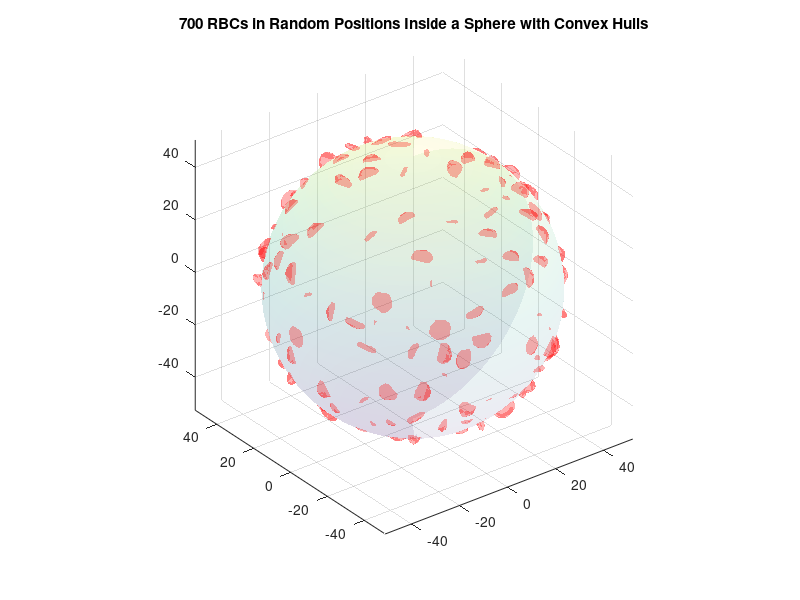

Write the MATLAB code that produced this figure.
% Step 1: Generate the sphere with radius = 50
radius_sphere = 50;
[x_sphere, y_sphere, z_sphere] = sphere(100);  % Higher resolution sphere
x_sphere = x_sphere * radius_sphere;
y_sphere = y_sphere * radius_sphere;
z_sphere = z_sphere * radius_sphere;

% Plot the sphere
figure;
surf(x_sphere, y_sphere, z_sphere, 'FaceAlpha', 0.1, 'EdgeColor', 'none');
axis equal;
hold on;

% Step 2: Define RBC parameters
scaling_factor_RBC = 1;
num_RBCs = 700;  % Increase number of RBCs to test
rbc_diameter = 8 / scaling_factor_RBC;  % Approximate RBC size

% Step 3: Randomly generate positions inside the sphere and allow adjacent placement
rbc_positions = [];
min_distance = rbc_diameter;  % Distance between RBCs (just beside, no intersection)

% Place the first RBC randomly inside the sphere
theta = 2 * pi * rand();
phi = acos(2 * rand() - 1);
r = radius_sphere * rand()^(1/3);  % Cubic root for uniform distribution inside sphere
rbc_center = [r * sin(phi) * cos(theta), r * sin(phi) * sin(theta), r * cos(phi)];
rbc_positions = [rbc_positions; rbc_center];

% Step 4: Place remaining RBCs adjacent to existing ones
for i = 2:num_RBCs
    while true
        % Choose an existing RBC to connect with
        parent_rbc_idx = randi(size(rbc_positions, 1));
        parent_rbc_center = rbc_positions(parent_rbc_idx, :);
        
        % Generate a new point near the selected RBC
        offset_theta = 2 * pi * rand();
        offset_phi = acos(2 * rand() - 1);
        offset_distance = rbc_diameter + rand() * (rbc_diameter / 2);  % Small offset
        new_rbc_center = parent_rbc_center + ...
                         [offset_distance * sin(offset_phi) * cos(offset_theta), ...
                          offset_distance * sin(offset_phi) * sin(offset_theta), ...
                          offset_distance * cos(offset_phi)];
        
        % Ensure the new RBC is still within the sphere
        if norm(new_rbc_center) <= radius_sphere
            % Ensure the new RBC doesn't intersect with any existing RBCs
            distances = sqrt(sum((rbc_positions - new_rbc_center).^2, 2));
            if all(distances > min_distance)
                rbc_positions = [rbc_positions; new_rbc_center];  % Add new RBC position
                break;
            end
        end
    end
end

% Step 5: Calculate RBC volumes using convex hulls
total_rbc_volume = 0;  % Initialize total RBC volume
for i = 1:num_RBCs
    center_point_t = rbc_positions(i, :);
    cell_rotations = rand(1, 3) * pi;
    
    % RBC code as provided (adapt to each position and rotation)
    d = 8 / scaling_factor_RBC;
    br = 1 / scaling_factor_RBC;
    h = 2.12 / scaling_factor_RBC;
    P = -(d^2 / 2) + (h^2 / 2) * ((d^2 / br^2) - 1) - h^2 / 2 * ((d^2 / br^2) - 1) * sqrt(1 - (br^2 / h^2));
    Q = P * (d^2 / br^2) + (br^2 / 4) * (d^4 / br^4 - 1);
    R = -P * (d^2 / 4) - d^4 / 16;
    
    [x_rbc, y_rbc, z_rbc] = meshgrid(-10 + center_point_t(1):0.5:10 + center_point_t(1), ...
                                     -10 + center_point_t(2):0.5:10 + center_point_t(2), ...
                                     -10 + center_point_t(3):0.5:10 + center_point_t(3));
    % Apply rotations
    x_rbc_rot = x_rbc - center_point_t(1);
    y_rbc_rot = y_rbc - center_point_t(2);
    z_rbc_rot = z_rbc - center_point_t(3);
    x_rbc_temp = x_rbc_rot;
    x_rbc_rot = x_rbc_temp * cos(cell_rotations(1)) - z_rbc_rot * sin(cell_rotations(1));
    z_rbc_rot = x_rbc_temp * sin(cell_rotations(1)) + z_rbc_rot * cos(cell_rotations(1));
    y_rbc_temp = y_rbc_rot;
    y_rbc_rot = y_rbc_temp * cos(cell_rotations(2)) + z_rbc_rot * sin(cell_rotations(2));
    z_rbc_rot = -y_rbc_temp * sin(cell_rotations(2)) + z_rbc_rot * cos(cell_rotations(2));
    x_rbc_temp = x_rbc_rot;
    x_rbc_rot = x_rbc_temp * cos(cell_rotations(3)) - y_rbc_rot * sin(cell_rotations(3));
    y_rbc_rot = x_rbc_temp * sin(cell_rotations(3)) + y_rbc_rot * cos(cell_rotations(3));
    
    % Equation for RBC shape
    eq = ((x_rbc_rot).^2 + (y_rbc_rot).^2 + (z_rbc_rot).^2).^2 + P * ((x_rbc_rot).^2 + (y_rbc_rot).^2) + Q * (z_rbc_rot).^2 + R;
    v_rbc = zeros(size(x_rbc));
    v_rbc(eq <= 0) = 1;
    rbc_x = x_rbc(v_rbc == 1);
    rbc_y = y_rbc(v_rbc == 1);
    rbc_z = z_rbc(v_rbc == 1);
    
    % Convex Hull for RBC shape
    rbc_points = [rbc_x(:), rbc_y(:), rbc_z(:)];
    if size(rbc_points, 1) >= 4  % Ensure there are enough points for convex hull
        K = convhull(rbc_points);  % Get convex hull
        trisurf(K, rbc_points(:, 1), rbc_points(:, 2), rbc_points(:, 3), 'FaceAlpha', 0.3, 'EdgeColor', 'none', 'FaceColor', 'r');  % Plot RBC surface
        
        % Calculate and accumulate volume of the convex hull
        [~, rbc_volume] = convhull(rbc_points);
        total_rbc_volume = total_rbc_volume + rbc_volume;
    end
end

% Step 6: Calculate sphere volume
sphere_volume = (4/3) * pi * (radius_sphere^3);

% Step 7: Calculate the filling factor
filling_factor = total_rbc_volume / sphere_volume;

disp(['Total RBC volume: ', num2str(total_rbc_volume)]);
disp(['Sphere volume: ', num2str(sphere_volume)]);
disp(['Filling factor: ', num2str(filling_factor)]);

hold off;
title([num2str(num_RBCs), ' RBCs in Random Positions Inside a Sphere with Convex Hulls']);
axis equal;
grid on;
